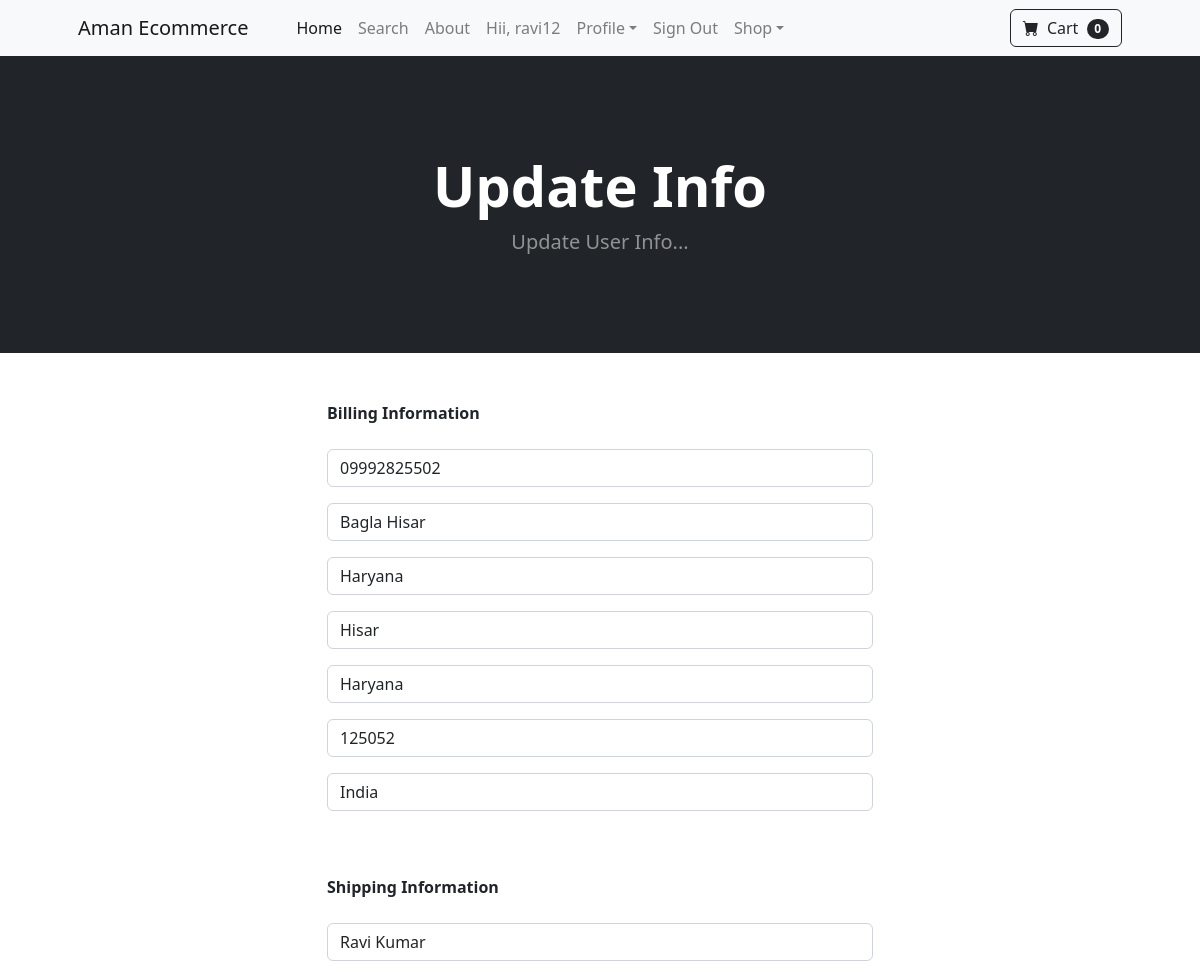
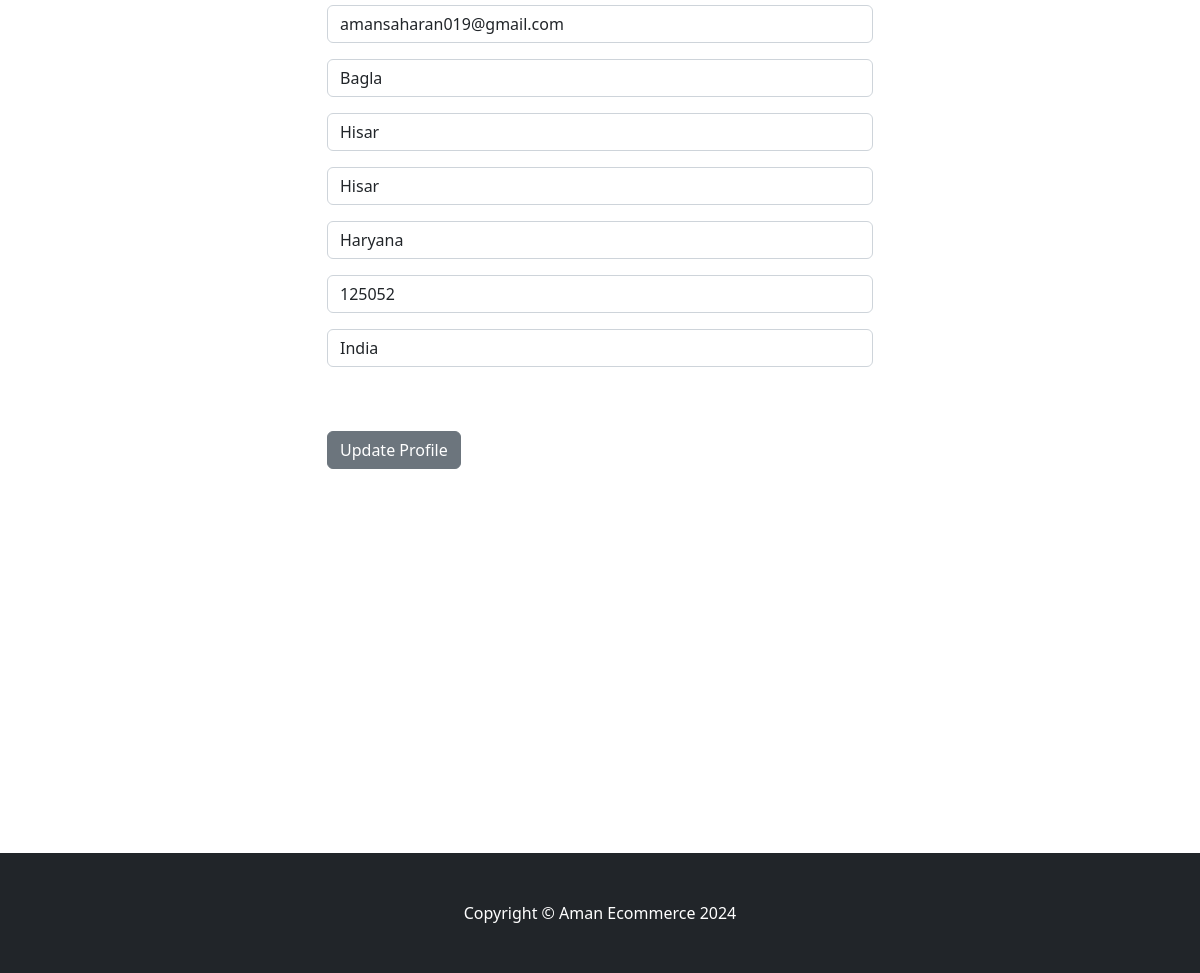
/update_info/ (signed in), run on the app's committed database (2 pictures, top to bottom).
### store/models.py (models this page shows, shortened)
class Profile(models.Model):
	user = models.OneToOneField(User, on_delete=models.CASCADE)
	date_modified = models.DateTimeField(User, auto_now=True)
	phone = models.CharField(max_length=20, blank=True)
	address1 = models.CharField(max_length=200, blank=True)
	address2 = models.CharField(max_length=200, blank=True)
	city = models.CharField(max_length=200, blank=True)
	state = models.CharField(max_length=200, blank=True)
	zipcode = models.CharField(max_length=200, blank=True)
	country = models.CharField(max_length=200, blank=True)
	old_cart = models.CharField(max_length=200, blank=True, null=True)

### payment/models.py (models this page shows, shortened)
class ShippingAddress(models.Model):
	user = models.ForeignKey(User, on_delete=models.CASCADE, null=True, blank=True)
	shipping_full_name = models.CharField(max_length=255)
	shipping_email = models.CharField(max_length=255)
	shipping_address1 = models.CharField(max_length=255)
	shipping_address2 = models.CharField(max_length=255, null=True, blank=True)
	shipping_city = models.CharField(max_length=255)
	shipping_state = models.CharField(max_length=255, null=True, blank=True)
	shipping_zipcode = models.CharField(max_length=255, null=True, blank=True)
	shipping_country = models.CharField(max_length=255)
	class Meta:
		verbose_name_plural = "Shipping Address"

### store/views.py (the view)
# urls.py: path('update_info/', views.update_info, name='update_info'),
def update_info(request):
    if request.user.is_authenticated:
        current_user = Profile.objects.get(user__id=request.user.id)
        shipping_user = ShippingAddress.objects.get(user__id=request.user.id)
        form = UserInfoForm(request.POST or None, instance=current_user)
        shipping_form = ShippingForm(request.POST or None, instance=shipping_user)
        if form.is_valid() or shipping_form.is_valid():
            form.save()
            shipping_form.save()
            messages.success(request, "Your Info Has Been Updated!!")
            return redirect('home')
        return render(request, "update_info.html", {'form':form, 'shipping_form':shipping_form})
    else:
        messages.success(request, "You Must Be Logged In To Access That Page!!")
        return redirect('home')

### store/forms.py
class UserInfoForm(forms.ModelForm):
	phone = forms.CharField(label="", widget=forms.TextInput(attrs={'class':'form-control', 'placeholder':'Phone'}), required=False)
	address1 = forms.CharField(label="", widget=forms.TextInput(attrs={'class':'form-control', 'placeholder':'Address 1'}), required=False)
	address2 = forms.CharField(label="", widget=forms.TextInput(attrs={'class':'form-control', 'placeholder':'Address 2'}), required=False)
	city = forms.CharField(label="", widget=forms.TextInput(attrs={'class':'form-control', 'placeholder':'City'}), required=False)
	state = forms.CharField(label="", widget=forms.TextInput(attrs={'class':'form-control', 'placeholder':'State'}), required=False)
	zipcode = forms.CharField(label="", widget=forms.TextInput(attrs={'class':'form-control', 'placeholder':'Zipcode'}), required=False)
	country = forms.CharField(label="", widget=forms.TextInput(attrs={'class':'form-control', 'placeholder':'Country'}), required=False)
	class Meta:
		model = Profile
		fields = ('phone', 'address1', 'address2', 'city', 'state', 'zipcode', 'country', )

### cart/cart.py (called while the page is built)
    def __len__(self):
        return len(self.cart)

### cart/context_processors.py (called while the page is built)
def cart(request):
    return {'cart': Cart(request)}

### store/templates/update_info.html (shortened to what this page needs)
{% extends 'base.html' %}
{% block content %}
        <header class="bg-dark py-5">
            <div class="container px-4 px-lg-5 my-5">
                <div class="text-center text-white">
                    <h1 class="display-4 fw-bolder">Update Info</h1>
                    <p class="lead fw-normal text-white-50 mb-0">Update User Info...</p>
                </div>
            </div>
        </header>
        <div class="container">
        	<div class="row">
        			<div class="col-md-6 offset-md-3">
        				<br/><br/>
                    <strong>Billing Information</strong>
                    <br/><br/>
<form method="POST" action="{% url 'update_info' %}">
    {{ form.as_p }}
    <br/><br/>
    <strong>Shipping Information</strong>
    <br/><br/>
    {{ shipping_form.as_p }}
    <br/><br/>
    <button type="submit" class="btn btn-secondary">
      Update Profile
    </button>
</form>
<br/><br/>
<br/><br/>
<br/><br/>
<br/><br/>
<br/><br/>
<br/><br/>
<br/><br/>
<br/><br/>
        			</div>
        	</div>
        </div>
{% endblock %}

### store/templates/base.html (shortened to what this page needs)
{% load static %}
<!DOCTYPE html>
<html lang="en">
    <head>
        <link rel="stylesheet" href="https://cdn.jsdelivr.net/npm/bootstrap@4.3.1/dist/css/bootstrap.min.css">
        <link href="https://cdn.jsdelivr.net/npm/bootstrap-icons@1.5.0/font/bootstrap-icons.css" rel="stylesheet" />
        <link href="{% static 'css/styles.css' %}" rel="stylesheet" />
    </head>
    <body>
        <nav class="navbar navbar-expand-lg navbar-light bg-light">
            <div class="container px-4 px-lg-5">
                <a class="navbar-brand" href="{% url 'home' %}">Aman Ecommerce</a>
                <div class="collapse navbar-collapse" id="navbarSupportedContent">
                    <ul class="navbar-nav me-auto mb-2 mb-lg-0 ms-lg-4">
                        <li class="nav-item"><a class="nav-link active" aria-current="page" href="{% url 'home' %}">Home</a></li>
                        <li class="nav-item"><a class="nav-link" href="{% url 'search' %}">Search</a></li>
                        <li class="nav-item"><a class="nav-link" href="{% url 'about' %}">About</a></li>
                        {% if user.is_authenticated %}
                            <li class="nav-item"><a class="nav-link" href="#">Hii, {{ user.username }}</a></li>
                            <li class="nav-item dropdown">
                                <a class="nav-link dropdown-toggle" id="navbarDropdown" href="#" role="button" data-toggle="dropdown" aria-expanded="false">Profile</a>
                            </li>
                            <li class="nav-item"><a class="nav-link" href="{% url 'signout' %}">Sign Out</a></li>
                        {% else %}
                            <li class="nav-item"><a class="nav-link" href="{% url 'signin' %}">Sign In</a></li>
                            <li class="nav-item"><a class="nav-link" href="{% url 'signup' %}">Sign Up</a></li>
                        {% endif %}
                        <li class="nav-item dropdown">
                            <a class="nav-link dropdown-toggle" id="navbarDropdown" href="#" role="button" data-toggle="dropdown" aria-expanded="false">Shop</a>
                        </li>
                    </ul>
                    <form class="d-flex">
                        <a href="{% url 'cart_summery' %}" class="btn btn-outline-dark">
                            <i class="bi-cart-fill me-1"></i>
                            Cart
                            <span class="badge bg-dark text-white ms-1 rounded-pill" id="cart_quantity">{{ cart|length }}</span>
                        </a>
                    </form>
                </div>
            </div>
        </nav>
        {% block content %}
        {% endblock %}
        <footer class="py-5 bg-dark">
            <div class="container"><p class="m-0 text-center text-white">Copyright &copy; Aman Ecommerce 2024</p></div>
        </footer>
    </body>
</html>

### data on the page
Profile: phone "09992825502", address1 "Bagla Hisar", address2 "Haryana", city "Hisar", state "Haryana", zipcode "125052", country "India"
ShippingAddress: shipping_full_name "Ravi Kumar", shipping_email "amansaharan019@gmail.com", shipping_address1 "Bagla", shipping_address2 "Hisar", shipping_city "Hisar", shipping_state "Haryana", shipping_zipcode "125052", shipping_country "India"

### other printed values
{{ user.username }} "ravi12"
{{ cart|length }} "0"
